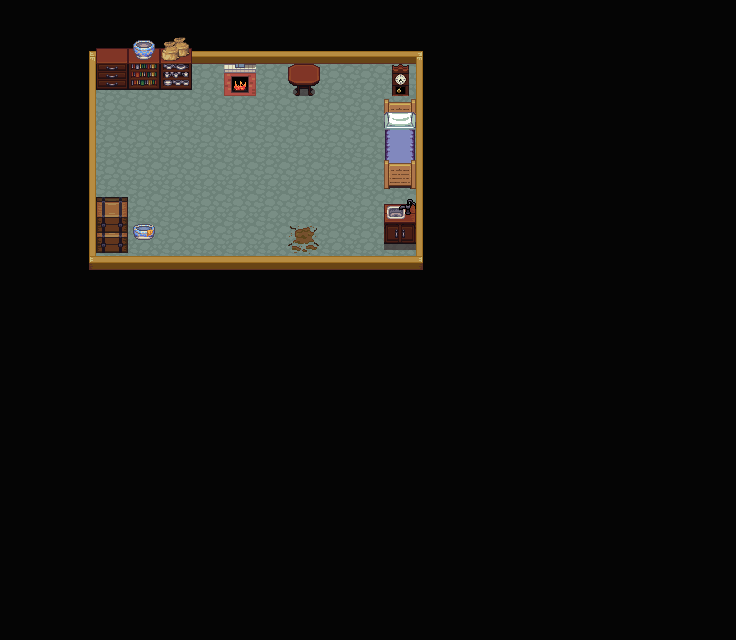

A 2D game scene composited from a Tiled map and its tileset images. What follows is a short description and the map's XML, with every tile layer's data as written:
An orthogonal 23x20 tile map with 32x32 px tiles, 2 tile layers (bg, solid) and 5 objects (grandma, wolf, lrrh, ears, teeth).

<map version="1.0" orientation="orthogonal" renderorder="right-down" width="23" height="20" tilewidth="32" tileheight="32" nextobjectid="7">
 <tileset firstgid="1" name="cottage" tilewidth="32" tileheight="32" tilecount="256" columns="16">
  <image source="src/img/cottage-tileset.png" width="512" height="512" />
 </tileset>
 <layer name="bg" width="23" height="20">
  <data encoding="csv">
20,20,20,20,20,20,20,20,20,20,20,20,20,20,20,20,20,20,20,20,20,20,20,
20,20,20,20,20,20,20,20,20,20,20,20,20,20,20,20,20,20,20,20,20,20,20,
20,20,20,66,66,66,66,66,66,66,66,66,66,20,20,20,20,20,20,20,20,20,20,
20,20,20,66,66,66,66,66,66,66,66,66,66,20,20,20,20,20,20,20,20,20,20,
20,20,20,66,66,66,66,66,66,66,66,66,66,20,20,20,20,20,20,20,20,20,20,
20,20,20,66,66,66,66,66,66,66,66,66,66,20,20,20,20,20,20,20,20,20,20,
20,20,20,66,66,66,66,66,66,66,66,66,66,20,20,20,20,20,20,20,20,20,20,
20,20,20,66,66,66,66,66,66,82,66,66,66,20,20,20,20,20,20,20,20,20,20,
20,20,20,20,20,20,20,20,20,20,20,20,20,20,20,20,20,20,20,20,20,20,20,
20,20,20,20,20,20,20,20,20,20,20,20,20,20,20,20,20,20,20,20,20,20,20,
20,20,20,20,20,20,20,20,20,20,20,20,20,20,20,20,20,20,20,20,20,20,20,
20,20,20,20,20,20,20,20,20,20,20,20,20,20,20,20,20,20,20,20,20,20,20,
20,20,20,20,20,20,20,20,20,20,20,20,20,20,20,20,20,20,20,20,20,20,20,
20,20,20,20,20,20,20,20,20,20,20,20,20,20,20,20,20,20,20,20,20,20,20,
20,20,20,20,20,20,20,20,20,20,20,20,20,20,20,20,20,20,20,20,20,20,20,
20,20,20,20,20,20,20,20,20,20,20,20,20,20,20,20,20,20,20,20,20,20,20,
20,20,20,20,20,20,20,20,20,20,20,20,20,20,20,20,20,20,20,20,20,20,20,
20,20,20,20,20,20,20,20,20,20,20,20,20,20,20,20,20,20,20,20,20,20,20,
20,20,20,20,20,20,20,20,20,20,20,20,20,20,20,20,20,20,20,20,20,20,20,
20,20,20,20,20,20,20,20,20,20,20,20,20,20,20,20,20,20,20,20,20,20,20
</data>
 </layer>
 <layer name="solid" width="23" height="20">
  <data encoding="csv">
0,0,0,0,0,0,0,0,0,0,0,0,0,0,0,0,0,0,0,0,0,0,0,
0,0,34,101,102,103,36,36,36,36,36,36,36,33,0,0,0,0,0,0,0,0,0,
0,0,21,117,118,119,0,92,0,46,0,0,163,19,0,0,0,0,0,0,0,0,0,
0,0,21,0,0,0,0,0,0,0,0,0,15,19,0,0,0,0,0,0,0,0,0,
0,0,21,0,0,0,0,0,0,0,0,0,31,19,0,0,0,0,0,0,0,0,0,
0,0,21,0,0,0,0,0,0,0,0,0,47,19,0,0,0,0,0,0,0,0,0,
0,0,21,132,0,0,0,0,0,0,0,0,51,19,0,0,0,0,0,0,0,0,0,
0,0,21,148,40,0,0,0,0,0,0,0,67,19,0,0,0,0,0,0,0,0,0,
0,0,18,4,4,4,4,4,4,4,4,4,4,17,0,0,0,0,0,0,0,0,0,
0,0,0,0,0,0,0,0,0,0,0,0,0,0,0,0,0,0,0,0,0,0,0,
0,0,0,0,0,0,0,0,0,0,0,0,0,0,0,0,0,0,0,0,0,0,0,
0,0,0,0,0,0,0,0,0,0,0,0,0,0,0,0,0,0,0,0,0,0,0,
0,0,0,0,0,0,0,0,0,0,0,0,0,0,0,0,0,0,0,0,0,0,0,
0,0,0,0,0,0,0,0,0,0,0,0,0,0,0,0,0,0,0,0,0,0,0,
0,0,0,0,0,0,0,0,0,0,0,0,0,0,0,0,0,0,0,0,0,0,0,
0,0,0,0,0,0,0,0,0,0,0,0,0,0,0,0,0,0,0,0,0,0,0,
0,0,0,0,0,0,0,0,0,0,0,0,0,0,0,0,0,0,0,0,0,0,0,
0,0,0,0,0,0,0,0,0,0,0,0,0,0,0,0,0,0,0,0,0,0,0,
0,0,0,0,0,0,0,0,0,0,0,0,0,0,0,0,0,0,0,0,0,0,0,
0,0,0,0,0,0,0,0,0,0,0,0,0,0,0,0,0,0,0,0,0,0,0
</data>
 </layer>
 <objectgroup name="interactables">
  <object id="1" name="grandma" gid="26" x="356" y="175" width="32" height="32">
   <properties>
    <property name="eneId" value="Grandma" />
    <property name="sprite" value="grandma" />
   </properties>
  </object>
  <object id="3" name="wolf" gid="26" x="336" y="176" width="32" height="32">
   <properties>
    <property name="eneId" value="Wolf" />
    <property name="sprite" value="wolf-grandma" />
   </properties>
  </object>
  <object id="4" name="lrrh" gid="25" x="127" y="174" width="32" height="32">
   <properties>
    <property name="sprite" value="lrrh" />
    <property name="type" value="player" />
   </properties>
  </object>
 </objectgroup>
 <objectgroup name="zones">
  <object id="5" name="ears" x="169.188" y="64.3577" width="84.2622" height="191.083">
   <properties>
    <property name="eneId" value="Ears" />
   </properties>
  </object>
  <object id="6" name="teeth" x="256.768" y="65.0212" width="84.2622" height="191.083">
   <properties>
    <property name="eneId" value="Teeth" />
   </properties>
  </object>
 </objectgroup>
</map>
